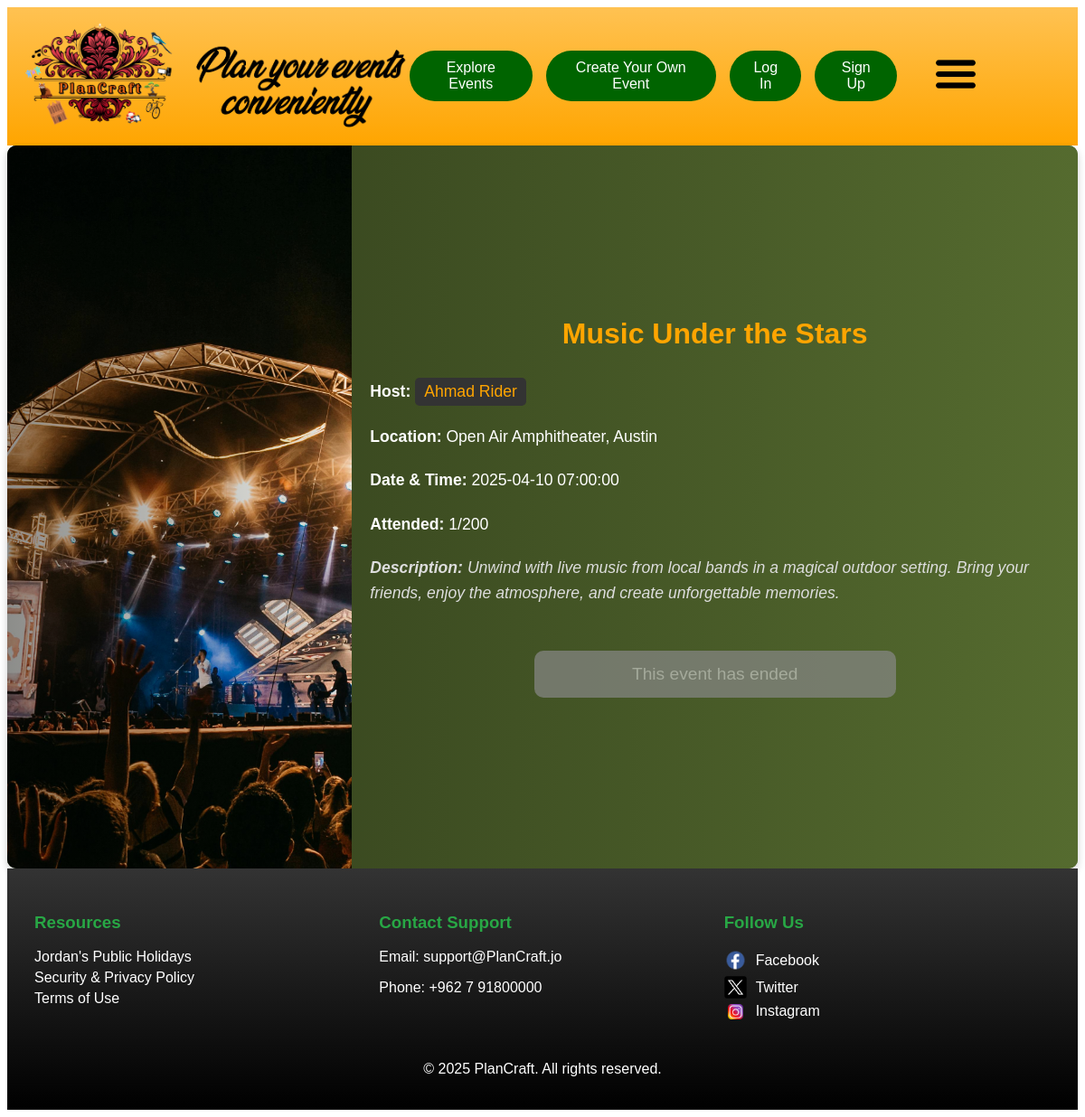
Page /event.php?id=9 on the committed database.
### tables this page shows
CREATE TABLE IF NOT EXISTS `events` (
  `ID` int NOT NULL AUTO_INCREMENT,
  `name` varchar(1000) NOT NULL,
  `date` datetime NOT NULL,
  `place` varchar(1000) NOT NULL,
  `capacity` int NOT NULL,
  `description` varchar(6000) DEFAULT NULL,
  `current_cap` int NOT NULL,
  `img` varchar(5000) NOT NULL,
  `host_id` int NOT NULL,
  PRIMARY KEY (`ID`),
  KEY `host_id` (`host_id`)
);

CREATE TABLE IF NOT EXISTS `credentials` (
  `ID` int NOT NULL AUTO_INCREMENT,
  `username` text NOT NULL,
  `first_name` varchar(50) NOT NULL,
  `last_name` varchar(50) DEFAULT NULL,
  `email` text NOT NULL,
  `password` text NOT NULL,
  `events` text NOT NULL,
  PRIMARY KEY (`ID`)
);

### event.php (the view, shortened to what this page needs)
<!DOCTYPE html>
<html lang="en">
    <head>
        <link rel="stylesheet" href="style.css?v=<?php echo filemtime('style.css'); ?>">
        <?php
            $servername = "localhost";
            $username = "root";
            $password = "";
            $dbname = "webpage design project";
            $event_id = $_GET['id'];
            $conn = new mysqli($servername, $username, $password, $dbname);
            $sql = "SELECT * FROM events WHERE ID = '$event_id'";
            $result = $conn->query($sql);
            if ($result->num_rows > 0) {
                $event = $result->fetch_assoc();
                $event_name = $event['name'];
            } else {
                die("404 event not found");
            }
            $host_id = $event['host_id'];
            $sql = "SELECT * FROM credentials WHERE ID = '$host_id'";
            $result = $conn->query($sql);
            if ($result->num_rows > 0) {
                $user = $result->fetch_assoc();
            } else {
                die("Something went wrong.");
            }
        ?>
    </head>
    <body>
        <header id="header_part">
            <div class="logo">
                <a class="link-wrapper" href="index.php">
                    <img class="logo-img-header" id="h_logo" src="images/PlanCraft Long Logo.png" alt="PlanCraft Long Logo">
                </a>
            </div>
            <div id="s_header">
                <a class="eventbtn big-screen-btn" href="events.php">Explore Events</a>
                <?php
                    if (!isset($_SESSION['user'])) {
                        echo '
                            <a class="eventbtn big-screen-btn" href="login.php">Create Your Own Event</a>
                            <a class="eventbtn big-screen-btn" href="login.php">Log In</a>
                            <a class="eventbtn big-screen-btn" href="signup.php">Sign Up</a>
                        ';
                    }
                ?>
                <nav class="nav_class">
                    <div class="dropdown">
                        <img class="menu-icon" src="images/Menu Image.png" alt="Menu Icon" width="50">
                    </div>
                </nav>
            </div>
        </header>
        <div class="event-page-box">
            <?php
                $current_time = time();
                $event_time = $event['date'];
                $event_time = strtotime($event_time);
                $finished = $current_time >= $event_time;
                $disabled = $event['current_cap'] >= $event['capacity'];
                $guest = !isset($_SESSION['user']);
                $is_host = FALSE;
                $already_signed_up = FALSE;
                $can_sign_up_after_log_in = !$guest || $disabled || $finished
            ?>
            <div class="event-page-image">
                <img class="event-page-img" src="<?php echo $event['img'] ?>" alt="<?php echo $event_name ?>">
            </div>
            <div class="event-page-details">
                <h1 class="event-page-title"><?php echo $event_name ?></h1>
                <p>
                    <strong>Host:</strong>
                    <button class="host-button" onclick="window.location.href='profile.php?id=<?php echo $host_id ?>';">
                        <?php echo $user['first_name'] . ' ' . $user['last_name'] ?>
                    </button>
                </p>
                <p>
                    <strong>Location:</strong> <?php echo $event['place'] ?>
                </p>
                <p>
                    <strong>Date & Time:</strong> <?php echo $event['date'] ?>
                </p>
                <p>
                    <strong><?php if ($finished) echo 'Attended:'; else echo 'Capacity:' ?></strong> <?php echo $event['current_cap'] . '/' . $event['capacity']?>
                </p>
                <p class="event-page-description">
                    <strong>Description:</strong> <?php echo $event['description'] ?>
                </p>
                <div class="event-actions">
                    <button <?php if (!$can_sign_up_after_log_in || $is_host) echo 'hidden' ?> id="sign-up-button" <?php if ($disabled || $already_signed_up || $finished) { echo 'disabled'; }?> class="signup-button" onclick="show_sign_up_confirmation_button()">
                        <?php
                            if ($finished) {
                                echo 'This event has ended';
                            } else if ($already_signed_up) {
                                echo 'Already signed up for event';
                            } else if ($disabled) {
                                echo 'This event is currently at full capacity';
                            } else {
                                echo 'Sign up for this event';
                            }
                        ?>
                    </button>
                </div>
            </div>
        </div>
        <footer>
            <div class="footer-container">
                <div class="footer-section">
                    <h3>Resources</h3>
                    <ul>
                        <li><a href="holidays.php">Jordan's Public Holidays</a></li>
                        <li><a href="privacy_policy.php">Security & Privacy Policy</a></li>
                        <li><a href="terms_of_use.php">Terms of Use</a></li>
                    </ul>
                </div>
                <div class="footer-section">
                    <h3>Contact Support</h3>
                    <p>Email: support@PlanCraft.jo</p>
                    <p>Phone: +962 7 91800000</p>
                </div>
                <div class="footer-section">
                    <h3>Follow Us</h3>
                    <ul class="social-media">
                        <li>
                            <a href="https://www.facebook.com/" target="_blank">
                                <img src="images/facebook_icon.png" alt="Facebook" class="social-icon" />
                                Facebook
                            </a>
                        </li>
                        <li>
                            <a href="https://x.com/?lang=en" target="_blank">
                                <img src="images/twitter_icon.png" alt="Twitter" class="social-icon" />
                                Twitter
                            </a>
                        </li>
                        <li>
                            <a href="https://www.instagram.com/" target="_blank">
                                <img src="images/instagram_icon.png" alt="Instagram" class="social-icon" />
                                Instagram
                            </a>
                        </li>
                    </ul>
                </div>
            </div>
            <div class="footer-bottom">
                <p>&copy; 2025 PlanCraft. All rights reserved.</p>
            </div>
        </footer>
    </body>
</html>

### style.css (style rules this page uses)
#header_part { display: flex; justify-content: space-between; align-items: center; padding: 10px 20px; background-color: orange; background-image: linear-gradient(rgb(255, 194, 82), orange); }
.logo { width: 450px; }
.logo-img-header { width: 100%; }
#h_logo { border-radius: 0%; }
#s_header { display: flex; align-items: center; }
.eventbtn { display: inline-block; padding: 10px 20px; border-radius: 50px; background-color: darkgreen; color: white; text-align: center; text-decoration: none; margin-right: 15px; transition: background-color 0.3s ease; }
.menu-icon { cursor: pointer; margin-left: 25px; margin-right: 90px; transition: transform 0.3s ease; }
.nav_class { position: relative; justify-content: center; }
.dropdown { position: relative; }
body { font-family: Arial, sans-serif; }
footer { background-color: #333; background-image: linear-gradient(#333, #000); color: white; padding: 20px; }
.footer-container { display: flex; justify-content: space-between; flex-wrap: wrap; }
.footer-section { flex: 1; margin: 10px; min-width: 200px; }
.footer-section h3 { color: #28a745; }
.footer-section p { font-size: 1 em; }
.footer-section ul { list-style-type: none; padding: 0; }
.footer-section ul li { margin: 5px 0; }
.footer-section a { color: white; text-decoration: none; }
.footer-bottom { text-align: center; margin-top: 20px; }
.social-media { list-style-type: none; padding: 0; }
.social-media li { margin: 5px 0; }
.social-media a { color: white; text-decoration: none; display: flex; align-items: center; }
.social-icon { width: 25px; height: auto; margin-right: 10px; }
.link-wrapper { all: unset; cursor: pointer; display: block; text-decoration: none; height: 100%; }
.event-page-box { display: flex; flex-direction: row; width: 100%; min-height: 100vh; background-color: #556B2F; color: #fff; border-radius: 10px; box-shadow: 0 4px 8px rgba(0, 0, 0, 0.2); overflow: hidden; }
.event-page-image { flex: 1; position: relative; box-shadow: inset -10px 0 15px rgba(0, 0, 0, 0.3); }
.event-page-image::after { content: ""; position: absolute; top: 0; left: 0; width: 100%; height: 100%; background: linear-gradient(to right, rgba(0, 0, 0, 0.4), rgba(0, 0, 0, 0)); z-index: 1; }
.event-page-img { width: 100%; height: 100%; object-fit: cover; display: block; }
.event-page-details { flex: 2; padding: 20px; display: flex; flex-direction: column; justify-content: center; box-sizing: border-box; background: linear-gradient(to left, #556B2F, rgba(0, 0, 0, 0.3)); }
.event-page-title { font-size: 2em; text-align: center; margin-bottom: 20px; color: orange; }
.event-page-details p { margin: 10px 0; line-height: 1.6; font-size: 1.1em; }
.host-button { background-color: #333; color: orange; border: none; padding: 5px 10px; border-radius: 5px; cursor: pointer; font-size: 1em; text-decoration: none; transition: background-color 0.3s ease; }
.event-page-description { margin-top: 20px; font-style: italic; color: #ddd; }
.signup-button { background-color: #333; color: orange; border: none; padding: 15px 20px; font-size: 1.2em; border-radius: 10px; cursor: pointer; width: 100%; max-width: 400px; margin: 20px auto; display: block; text-align: center; transition: background-color 0.3s ease, transform 0.2s ease; box-shadow: 0 4px 6px rgba(0, 0, 0, 0.2); }
.signup-button:disabled { background-color: #888; color: #ccc; cursor: not-allowed; opacity: 0.7; box-shadow: none; transform: scale(1); }
.event-actions { margin-top: 20px; text-align: center; }

### rows in the picture
events: img (picture), name "Music Under the Stars", place "Open Air Amphitheater, Austin", date "2025-04-10 07:00:00", current_cap "1", capacity "200", description "Unwind with live music from local bands in a magical outdoor setting. Bring your friends, enjoy the atmosphere, and create unforgettable memories."
credentials: first_name "Ahmad", last_name "Rider"
